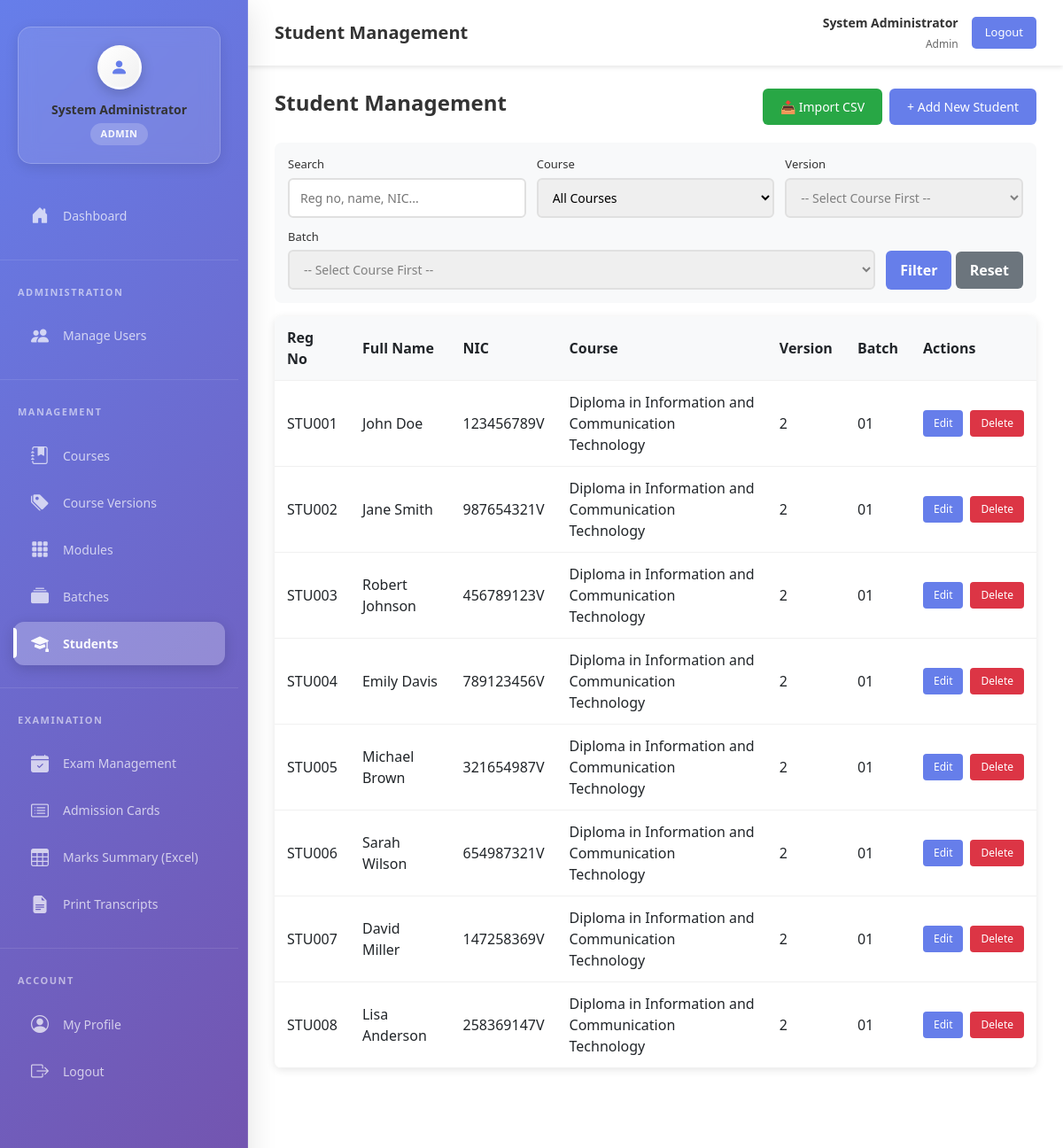
The app's page /views/index.php?action=students (signed in) with its own data.
### tables this page shows
CREATE TABLE IF NOT EXISTS `student` (
  `id` int NOT NULL AUTO_INCREMENT,
  `reg_no` varchar(50) NOT NULL,
  `fullname` varchar(150) NOT NULL,
  `nic` varchar(20) DEFAULT NULL,
  `cid` int NOT NULL,
  `bid` int NOT NULL,
  `version_id` int DEFAULT NULL,
  `created_at` timestamp NULL DEFAULT CURRENT_TIMESTAMP,
  `updated_at` timestamp NULL DEFAULT CURRENT_TIMESTAMP ON UPDATE CURRENT_TIMESTAMP,
  PRIMARY KEY (`id`),
  UNIQUE KEY `unique_regno` (`reg_no`),
  KEY `cid` (`cid`),
  KEY `bid` (`bid`),
  KEY `version_id` (`version_id`)
);

CREATE TABLE IF NOT EXISTS `courses` (
  `id` int NOT NULL AUTO_INCREMENT,
  `cname` varchar(100) NOT NULL,
  `created_at` timestamp NULL DEFAULT CURRENT_TIMESTAMP,
  `updated_at` timestamp NULL DEFAULT CURRENT_TIMESTAMP ON UPDATE CURRENT_TIMESTAMP,
  PRIMARY KEY (`id`),
  UNIQUE KEY `cname` (`cname`)
);

CREATE TABLE IF NOT EXISTS `versions` (
  `id` int NOT NULL AUTO_INCREMENT,
  `course_id` int NOT NULL,
  `version_name` varchar(100) NOT NULL,
  `description` text,
  `status` enum('active','inactive') DEFAULT 'active',
  `created_at` timestamp NULL DEFAULT CURRENT_TIMESTAMP,
  `updated_at` timestamp NULL DEFAULT CURRENT_TIMESTAMP ON UPDATE CURRENT_TIMESTAMP,
  PRIMARY KEY (`id`),
  UNIQUE KEY `unique_version_course` (`version_name`,`course_id`),
  KEY `course_id` (`course_id`)
);

CREATE TABLE IF NOT EXISTS `batch` (
  `id` int NOT NULL AUTO_INCREMENT,
  `batch_no` varchar(50) NOT NULL,
  `start_date` date DEFAULT NULL,
  `end_date` date DEFAULT NULL,
  `cid` int NOT NULL,
  `version_id` int DEFAULT NULL,
  `created_at` timestamp NULL DEFAULT CURRENT_TIMESTAMP,
  `updated_at` timestamp NULL DEFAULT CURRENT_TIMESTAMP ON UPDATE CURRENT_TIMESTAMP,
  PRIMARY KEY (`id`),
  KEY `cid` (`cid`),
  KEY `version_id` (`version_id`)
);

### controllers/StudentController.php (called while the page is built, shortened)
<?php
require_once __DIR__ . '/../models/Student.php';
class StudentController {
    private $student;
    public function __construct() {
        $this->student = new Student();
    }
    public function index() {
        $filters = [
            'course_id' => $_GET['filter_course'] ?? '',
            'version_id' => $_GET['filter_version'] ?? '',
            'batch_id' => $_GET['filter_batch'] ?? '',
            'search' => $_GET['filter_search'] ?? ''
        ];
        $filters = array_filter($filters, fn($v)=>$v!=='' && $v!==null);
        $students = $this->student->getAll($filters);
        require_once __DIR__ . '/../views/students/index.php';
    }
}
?>

### models/Student.php (called while the page is built, shortened)
<?php
require_once __DIR__ . '/../config/database.php';
class Student {
    private $conn;
    private $table = "student";
    public function __construct() {
        $database = new Database();
        $this->conn = $database->getDbConnection();
    }
    public function getAll($filters = []) {
        $query = "SELECT s.id, s.reg_no, s.fullname, s.nic, s.cid, s.bid, s.version_id, s.created_at,
                         c.cname as course_name, b.batch_no, v.version_name
                  FROM {$this->table} s
                  LEFT JOIN courses c ON s.cid = c.id
                  LEFT JOIN batch b ON s.bid = b.id
                  LEFT JOIN versions v ON s.version_id = v.id
                  WHERE 1=1";
        $params = [];
        $query .= " ORDER BY s.created_at DESC";
        $stmt = $this->conn->prepare($query);
        $stmt->execute();
        return $stmt->fetchAll(PDO::FETCH_ASSOC);
    }
}
?>

### config/database.php (called while the page is built, shortened)
<?php
class Database {
    private $host = "localhost";
    private $db_name = "exam_management";
    private $username = "root";
    private $password = "1234";
    public function getDbConnection() {
        $this->conn = null;
        try {
            $this->conn = new PDO(
                "mysql:host=" . $this->host . ";dbname=" . $this->db_name . ";charset=utf8mb4",
                $this->username,
                $this->password
            );
            $this->conn->setAttribute(PDO::ATTR_ERRMODE, PDO::ERRMODE_EXCEPTION);
        } catch(PDOException $e) {
            error_log("Database Connection Error: " . $e->getMessage());
            return null;
        }
        return $this->conn;
    }
}
?>

### views/students/index.php (the view, shortened to what this page needs)
<?php require_once __DIR__ . '/../includes/sidebar.php'; ?>
<?php require_once __DIR__ . '/../includes/header.php'; ?>
<div class="main-content">
    <div class="page-header">
        <h1 class="page-title">Student Management</h1>
        <?php if (in_array($_SESSION['role'] ?? '', ['admin','teacher'])): ?>
            <div style="display:flex; gap:8px; flex-wrap:wrap;">
                <a href="index.php?action=students&sub=import" class="btn-primary" style="background:#28a745;">📥 Import CSV</a>
                <a href="index.php?action=students&sub=create" class="btn-primary">+ Add New Student</a>
            </div>
        <?php endif; ?>
    </div>
    <form method="GET" action="index.php" class="filter-container">
        <div class="filter-group">
            <label for="filter_search">Search</label>
            <input type="text" id="filter_search" name="filter_search" placeholder="Reg no, name, NIC..." value="<?php echo htmlspecialchars($_GET['filter_search'] ?? ''); ?>">
        </div>
        <div class="filter-group">
            <label for="filter_course">Course</label>
            <select id="filter_course" name="filter_course">
                <option value="">All Courses</option>
            </select>
        </div>
        <div class="filter-group">
            <label for="filter_version">Version</label>
            <select id="filter_version" name="filter_version" disabled>
                <option value="">-- Select Course First --</option>
            </select>
        </div>
        <div class="filter-group">
            <label for="filter_batch">Batch</label>
            <select id="filter_batch" name="filter_batch" disabled>
                <option value="">-- Select Course First --</option>
            </select>
        </div>
        <div class="filter-actions">
            <button type="submit" class="btn-filter">Filter</button>
            <a href="index.php?action=students" class="btn-reset">Reset</a>
        </div>
    </form>
    <div class="table-container">
        <table>
            <thead>
                <tr>
                    <th>Reg No</th>
                    <th>Full Name</th>
                    <th>NIC</th>
                    <th>Course</th>
                    <th>Version</th>
                    <th>Batch</th>
                    <th>Actions</th>
                </tr>
            </thead>
            <tbody>
                <?php if (empty($students)): ?>
                    <tr><td colspan="7" style="text-align:center; padding:30px; color:#777;">No students found.</td></tr>
                <?php else: ?>
                    <?php foreach($students as $s): ?>
                        <tr>
                            <td><?php echo htmlspecialchars($s['reg_no']); ?></td>
                            <td><?php echo htmlspecialchars($s['fullname']); ?></td>
                            <td><?php echo htmlspecialchars($s['nic']); ?></td>
                            <td><?php echo htmlspecialchars($s['course_name'] ?? '-'); ?></td>
                            <td><?php echo htmlspecialchars($s['version_name'] ?? '-'); ?></td>
                            <td><?php echo htmlspecialchars($s['batch_no'] ?? '-'); ?></td>
                            <td>
                                <div class="btn-group">
                                    <?php if (in_array($_SESSION['role'] ?? '', ['admin','teacher'])): ?>
                                        <a href="index.php?action=students&sub=edit&id=<?php echo $s['id']; ?>" class="btn-edit">Edit</a>
                                    <?php endif; ?>
                                    <?php if (isset($_SESSION['role']) && $_SESSION['role']=='admin'): ?>
                                        <a href="index.php?action=students&sub=delete&id=<?php echo $s['id']; ?>" class="btn-delete" data-delete="this student">Delete</a>
                                    <?php endif; ?>
                                </div>
                            </td>
                        </tr>
                    <?php endforeach; ?>
                <?php endif; ?>
            </tbody>
        </table>
    </div>
</div>

### views/includes/sidebar.php (style rules this page uses)
* { box-sizing: border-box; }
:root { --sidebar-bg: linear-gradient(135deg, #667eea 0%, #764ba2 50%, #667eea 100%); --sidebar-width: 280px; --sidebar-shadow: 0 8px 32px rgba(0, 0, 0, 0.12); --menu-item-hover: rgba(255, 255, 255, 0.15); --menu-item-active: rgba(255, 255, 255, 0.25); --text-primary: rgba(255, 255, 255, 0.95); --text-secondary: rgba(255, 255, 255, 0.7); }
html, body { height: 100%; height: 100vh; height: 100dvh; margin: 0; padding: 0; overflow-x: hidden; overflow-y: auto; }

### views/students/index.php (style rules this page uses)
.main-content { margin-left:280px; margin-top:70px; padding:30px; background:white; min-height:calc(100vh - 70px); overflow:auto; }
.page-header { display:flex; justify-content:space-between; align-items:center; margin-bottom:20px; flex-wrap:wrap; gap:10px; }
.page-title { font-size:24px; color:#333; font-weight:600; }
.btn-primary { padding:10px 20px; background:#667eea; color:white; text-decoration:none; border-radius:6px; font-size:14px; }
.filter-container { background:#f8f9fa; padding:15px; border-radius:8px; margin-bottom:15px; display:flex; flex-wrap:wrap; gap:12px; align-items:flex-end; }
.filter-group { flex:1; min-width:200px; }
.filter-group label { display:block; margin-bottom:5px; color:#333; font-size:13px; font-weight:500; }
.filter-group input, .filter-group select { width:100%; padding:10px 12px; border:2px solid #e0e0e0; border-radius:6px; font-size:14px; }
.btn-filter { padding:10px 16px; background:#667eea; color:white; border:none; border-radius:6px; font-weight:600; cursor:pointer; }
.btn-reset { padding:10px 16px; background:#6c757d; color:white; text-decoration:none; border-radius:6px; font-weight:600; }
.table-container { background:white; border-radius:8px; box-shadow:0 2px 10px rgba(0,0,0,0.1); overflow:hidden; }
table { width:100%; border-collapse:collapse; }
th, td { padding:12px 14px; border-bottom:1px solid #f0f0f0; text-align:left; }
thead { background:#f8f9fa; }
.btn-group { display:flex; gap:8px; }
.btn-edit { padding:6px 12px; background:#667eea; color:white; border-radius:4px; text-decoration:none; font-size:12px; }
.btn-delete { padding:6px 12px; background:#dc3545; color:white; border-radius:4px; text-decoration:none; font-size:12px; }

### records on screen
student: reg_no "STU001", fullname "John Doe", nic "123456789V", courses.cname "Diploma in Information and Communication Technology", version.version_name "2", batch.batch_no "01"
student: reg_no "STU002", fullname "Jane Smith", nic "987654321V", courses.cname "Diploma in Information and Communication Technology", version.version_name "2", batch.batch_no "01"
student: reg_no "STU003", fullname "Robert Johnson", nic "456789123V", courses.cname "Diploma in Information and Communication Technology", version.version_name "2", batch.batch_no "01"
student: reg_no "STU004", fullname "Emily Davis", nic "789123456V", courses.cname "Diploma in Information and Communication Technology", version.version_name "2", batch.batch_no "01"
student: reg_no "STU005", fullname "Michael Brown", nic "321654987V", courses.cname "Diploma in Information and Communication Technology", version.version_name "2", batch.batch_no "01"
student: reg_no "STU006", fullname "Sarah Wilson", nic "654987321V", courses.cname "Diploma in Information and Communication Technology", version.version_name "2", batch.batch_no "01"
student: reg_no "STU007", fullname "David Miller", nic "147258369V", courses.cname "Diploma in Information and Communication Technology", version.version_name "2", batch.batch_no "01"
student: reg_no "STU008", fullname "Lisa Anderson", nic "258369147V", courses.cname "Diploma in Information and Communication Technology", version.version_name "2", batch.batch_no "01"

### other values on screen
$user_name "System Administrator"
$user_role "ADMIN"
$page_titles[$current_action] "Student Management"
$_SESSION['full_name'] "System Administrator"
$_SESSION['role'] "Admin"
